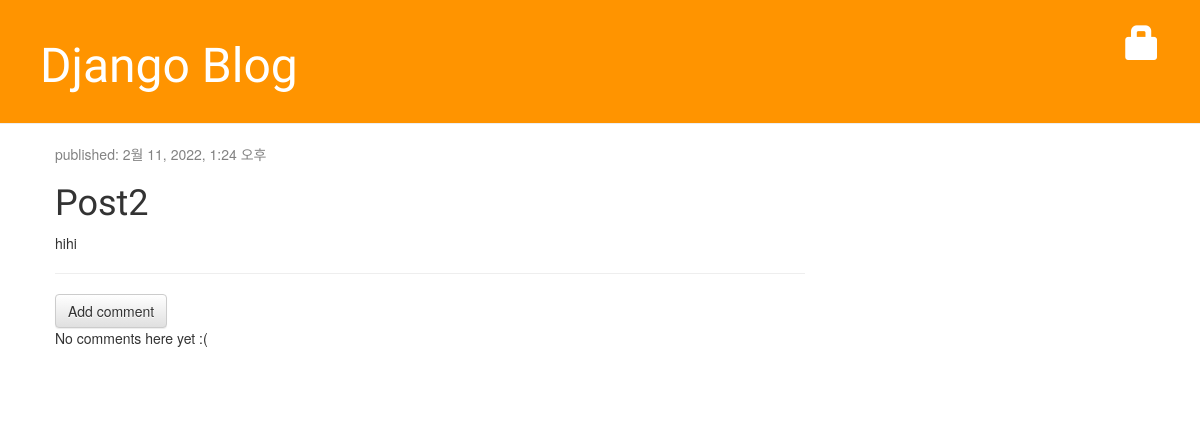
The app's page /blog/post/2, older data.
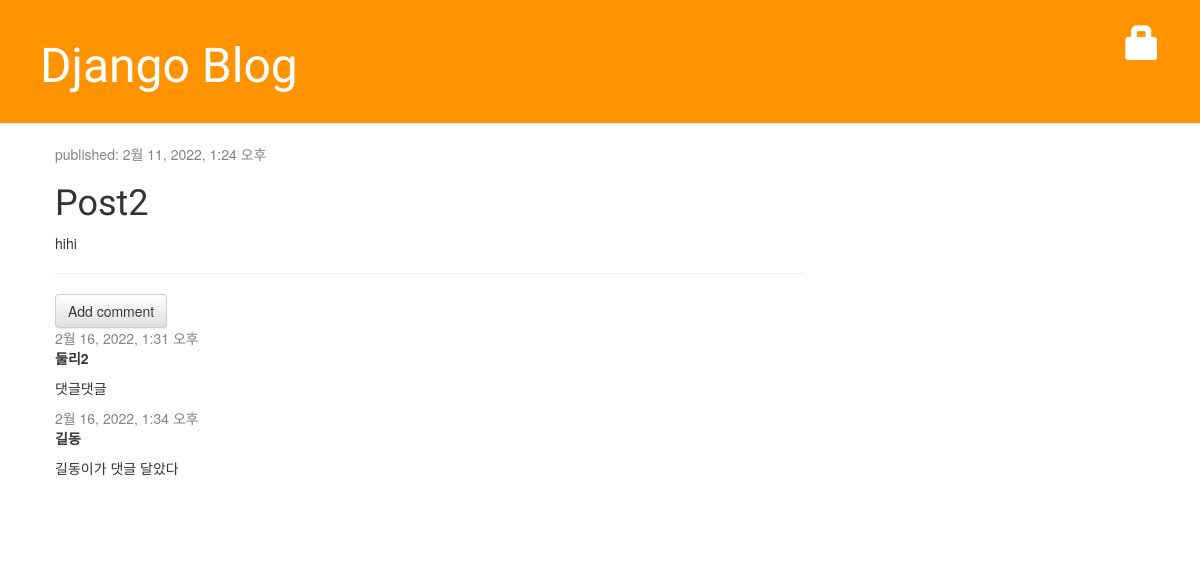
The same page, newer data.
### blog/models.py (models this page shows, shortened)
class Post(models.Model):
    author = models.ForeignKey('auth.User', on_delete=models.CASCADE)
    title = models.CharField(max_length=200, validators=[min_length_2_validator])
    text = models.TextField()
    created_date = models.DateTimeField(default=timezone.now)
    published_date = models.DateTimeField(blank=True, null=True)

class Comment(models.Model):
    post = models.ForeignKey('blog.Post', on_delete=models.CASCADE, related_name='comments')
    author = models.CharField(max_length=200)
    text = models.TextField()
    created_date = models.DateTimeField(default=timezone.now)
    approved_comment = models.BooleanField(default=False)

### blog/views.py (the view)
# urls.py: path('post/<int:pk>', views.post_detail, name='post_detail'),
def post_detail(request, pk):
    post = get_object_or_404(Post, pk=pk)
    return render(request, 'blog/post_detail.html', {'post_key': post})

### blog/templates/blog/post_detail.html (shortened to what this page needs)
{% extends 'blog/base.html' %}
{% block content %}
    <div class="post">
        <div class="date">
            <p>published: {{post_key.published_date}}</p>
        </div>
        <h1>{{post_key.title}}</h1>
        <p>{{post_key.text| linebreaksbr}}</p>
        <hr>
        <a class="btn btn-default" href="{% url 'add_comment_to_post' pk=post_key.pk %}">
            Add comment</a>
        {% for comment in post_key.comments.all %}
            {% if user.is_authenticated or comment.approved_comment %}
            <div class="comment">
                <div class="date">{{ comment.created_date }}</div>
                <strong>{{ comment.author }}</strong>
                <p>{{ comment.text |linebreaks }}</p>
            </div>
            {% endif %}
        {% empty %}
            <p>No comments here yet :(</p>
        {% endfor %}
    </div>
{% endblock %}

### blog/templates/blog/base.html (shortened to what this page needs)
<!DOCTYPE html>
{% load static %}
<html lang="ko">
<head>
    <link rel="stylesheet" href="https://maxcdn.bootstrapcdn.com/bootstrap/3.3.2/css/bootstrap.min.css">
    <link rel="stylesheet" href="https://maxcdn.bootstrapcdn.com/bootstrap/3.3.2/css/bootstrap-theme.min.css">
    <link rel="stylesheet" href="{% static 'css/blog.css' %}">
</head>
<body>
<div class="page-header">
    {% if user.is_authenticated %}
    <a href="{% url 'post_new' %}", class="top-menu">
        <span class="glyphicon glyphicon-plus"></span>
    </a>
    <p class="top-menu">Hello {{ user.username }}
        <small>
        (<a href="{% url 'logout' %}?next={{request.path}}">Log out</a>)
        </small>
    </p>
    {% else %}
        <a href="{% url 'login' %}" class="top-menu">
            <span class="glyphicon glyphicon-lock"></span>
        </a>
    {% endif %}
    <h1><a href="{% url 'post_list_home' %}">Django Blog</a></h1>
</div>
<div class="content container">
    <div class="row">
        <div class="col-md-8">
            {% block content%}
            {% endblock %}
        </div>
    </div>
</div>
</body>
</html>

### blog/static/css/blog.css (style rules this page uses)
.page-header { background-color: #ff9400; margin-top: 0; padding: 20px 20px 20px 40px; }
.page-header h1, .page-header h1 a, .page-header h1 a:visited, .page-header h1 a:active { color: #ffffff; font-size: 36pt; text-decoration: none; }
.content { margin-left: 40px; }
h1, h2, h3, h4 { font-family: 'Lobster', cursive; }
.date { color: #828282; }
.top-menu, .top-menu:hover, .top-menu:visited { color: #ffffff; float: right; font-size: 26pt; margin-right: 20px; }
.post { margin-bottom: 70px; }

Row changes from the older to the newer data that the page shows:
added Comment: created_date "2월 16, 2022, 1:31 오후", author "둘리2", text "댓글댓글"
added Comment: created_date "2월 16, 2022, 1:34 오후", author "길동", text "길동이가 댓글 달았다"
Text that changed along with them:
text no longer shown: "No comments here yet :("
